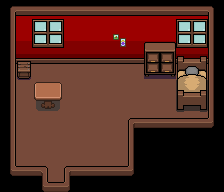

This game map was drawn from its Tiled (.tmx) file and the tilesets committed beside it. A one-line description and the full map source follow:
An orthogonal 14x12 tile map with 16x16 px tiles, 3 tile layers (Base Layer, Ground Layer, Upper Layer), 3 tilesets and 3 objects (Entrance, NPC_12, Cutscene_Entrance).

<map version="1.10" tiledversion="1.10.2" orientation="orthogonal" renderorder="right-down" width="14" height="12" tilewidth="16" tileheight="16" infinite="0" nextlayerid="10" nextobjectid="38">
 <properties>
  <property name="Building" type="bool" value="true" />
  <property name="MapType" value="Town" />
 </properties>
 <tileset firstgid="1" source="../Tilesets/tsWalls_Floors.tsx" />
 <tileset firstgid="485" source="../Tilesets/tilesetHouses.tsx" />
 <tileset firstgid="1005" source="../Tilesets/Decor.tsx" />
 <layer id="6" name="Base Layer" width="14" height="12">
  <data encoding="csv">
68,68,68,68,68,68,68,68,68,68,68,68,68,68,
68,179,179,179,179,179,179,179,179,179,179,179,179,68,
68,201,201,201,201,201,201,201,201,201,201,201,201,68,
68,223,223,223,223,223,223,223,223,223,223,223,223,68,
68,375,375,375,375,375,375,375,375,375,375,375,375,68,
68,375,375,375,375,375,375,375,375,375,375,375,375,68,
68,375,375,375,375,375,375,375,375,375,375,375,375,68,
68,375,375,375,375,375,375,375,375,375,375,375,375,68,
68,375,375,375,375,375,375,375,68,68,68,68,68,68,
68,375,375,375,375,375,375,375,68,68,68,68,68,68,
68,375,375,375,375,375,375,375,68,68,68,68,68,68,
68,68,68,375,68,68,68,68,68,68,68,68,68,68
</data>
 </layer>
 <layer id="7" name="Ground Layer" width="14" height="12">
  <data encoding="csv">
111,24,24,24,24,24,24,24,24,24,24,24,24,112,
113,0,2087,2088,0,0,0,0,0,0,0,2087,2088,135,
113,0,2110,2111,0,0,0,1787,0,0,0,2110,2111,135,
113,90,90,90,90,90,90,90,90,90,90,90,90,135,
113,1867,0,0,0,0,0,0,0,1213,1214,1465,1466,135,
113,0,0,0,0,0,0,0,0,0,0,0,0,135,
113,0,1283,1284,0,0,0,0,0,0,0,1511,1512,135,
113,0,0,0,0,0,0,0,0,0,0,0,0,134,
113,0,0,0,0,0,0,0,135,0,0,0,0,0,
113,0,0,0,0,0,0,0,135,0,0,0,0,0,
133,0,0,0,0,0,0,0,134,0,0,0,0,0,
0,0,133,0,134,0,0,0,0,0,0,0,0,0
</data>
 </layer>
 <layer id="8" name="Upper Layer" width="14" height="12">
  <data encoding="csv">
0,0,0,0,0,0,0,0,0,0,0,0,0,0,
0,0,0,0,0,0,0,0,0,0,0,0,0,0,
0,0,0,0,0,0,0,0,0,1167,1168,0,0,0,
0,1844,0,0,0,0,0,0,0,1190,1191,1442,1443,0,
0,0,0,0,0,0,0,0,0,0,0,1467,1468,0,
0,0,1260,1261,0,0,0,0,0,0,0,1490,1491,0,
0,0,0,0,0,0,0,0,0,0,0,0,0,0,
0,0,0,0,0,0,0,0,1,2,2,2,2,0,
0,0,0,0,0,0,0,0,0,0,0,0,0,0,
0,0,0,0,0,0,0,0,0,0,0,0,0,0,
0,2,3,0,1,2,2,2,0,0,0,0,0,0,
0,0,0,2,0,0,0,0,0,0,0,0,0,0
</data>
 </layer>
 <objectgroup id="4" name="Travel Layer">
  <object id="1" name="Entrance" x="48" y="188" width="16" height="4">
   <properties>
    <property name="EntranceDir" value="Up" />
    <property name="Map" value="mapTown" />
   </properties>
  </object>
 </objectgroup>
 <objectgroup id="9" name="MapObject" />
 <objectgroup id="5" name="Character Layer">
  <object id="35" name="NPC_12" x="80" y="80" width="16" height="16" />
  <object id="37" name="Cutscene_Entrance" x="48" y="160" width="16" height="16" />
 </objectgroup>
</map>
